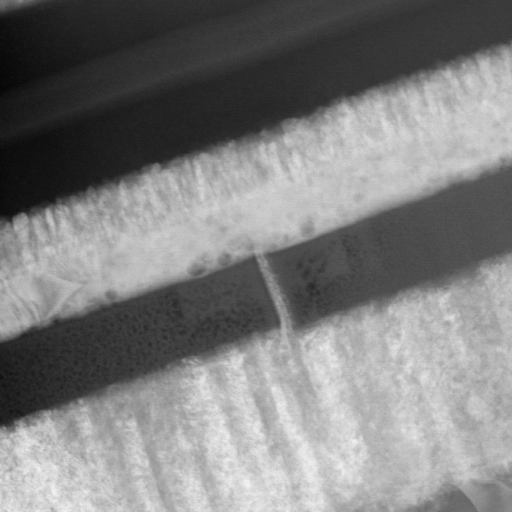
#> input picture figures/ADF-00011.png, 1024 x 1024 px (shown at 1/2 size)
$ python align_xcorr.py
#> lines starting #> are read from the running program, lines starting #| are printed output that depends on the picture
import pathlib
import numpy as np
import matplotlib.pyplot as plt
from skimage.registration import phase_cross_correlation
rootdir = pathlib.Path(__file__).parent
from skimage.io import imread
from scipy.fft import fftn, ifftn
from imageio.v3 import imwrite


crop = np.s_[450:850, 350:750]
shifty, shiftx = 40, 30
crop2 = np.s_[450 + shifty:850 + shifty, 350 + shiftx:750 + shiftx]
img1 = imread(rootdir / "ADF-00011.png", as_gray=True)[crop]
#> img1: shape (400, 400) float64; min 0.141, max 0.945, mean 0.54
img2 = imread(rootdir / "ADF-00011.png", as_gray=True)[crop2]
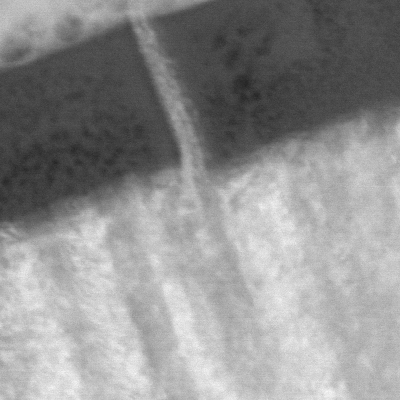
#> img2: shape (400, 400) float64; min 0.141, max 0.969, mean 0.566
# img2 = imread(rootdir / "ADF-00021.png", as_gray=True)[crop2]
shift, error, phasediff = phase_cross_correlation(img1, img2)
#> shift = [40, 30]; error = 1; phasediff = 7.34e-17
shift = tuple(int(s) for s in shift)
#> shift = (40, 30)

fig, (ax1, ax2) = plt.subplots(1, 2, figsize=(8, 4), dpi=180)
ax1.imshow(img1, cmap="gray")
ax2.imshow(img2, cmap="gray")

src_freq = fftn(img1)
target_freq = fftn(img2)

img1 -= img1.min()
img2 -= img2.min()
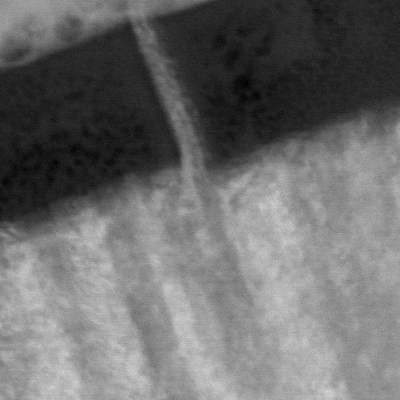
#> img2: shape (400, 400) float64; min 0, max 0.827, mean 0.425
img1 /= img1.max()
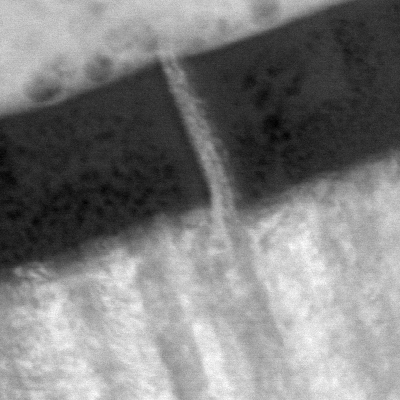
#> img1: shape (400, 400) float64; min 0, max 1, mean 0.496
img2 /= img2.max()
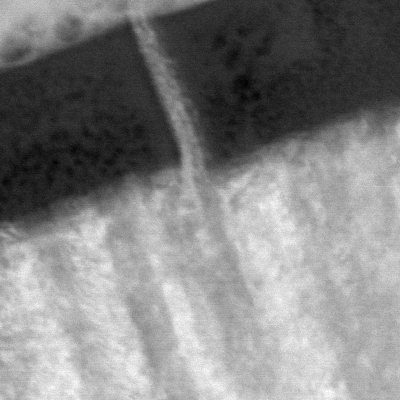
#> img2: shape (400, 400) float64; min 0, max 1, mean 0.513
img1 *= 255
img2 *= 255
imwrite(rootdir / "to-align.gif", [img1.astype(np.uint8), img2.astype(np.uint8)], fps=2, loop=0)

start = (237, 204)
end = tuple(a + b for a, b in zip(start, shift))
#> end = (277, 234)
# ax2.annotate("", xy=end[::-1], xytext=start[::-1], arrowprops=dict(facecolor='orange', shrink=0.05))

image_product = src_freq * target_freq.conj()
cross_correlation = np.abs(ifftn(image_product))
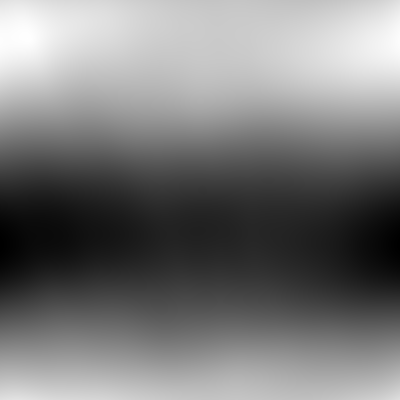
#> cross_correlation: shape (400, 400) float64; min 42747.6, max 55657.5, mean 48911.2; drawn with min black and max white
cross_correlation = np.fft.fftshift(cross_correlation)
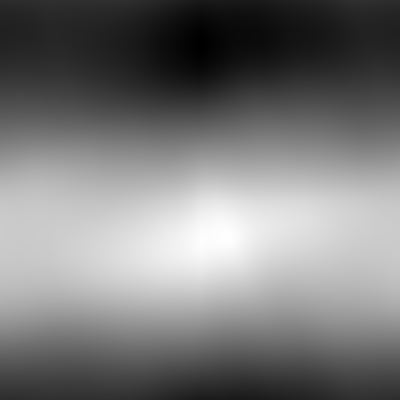
#> cross_correlation: shape (400, 400) float64; min 42747.6, max 55657.5, mean 48911.2; drawn with min black and max white
maxy, maxx = np.unravel_index(np.argmax(cross_correlation), cross_correlation.shape)
#> maxy = 238; maxx = 227

hh2, ww2 = np.asarray(cross_correlation.shape) / 2
#> hh2 = 200; ww2 = 200
fig, ax1 = plt.subplots(1, 1, figsize=(4.5, 4), dpi=180)
ax1.imshow(cross_correlation, cmap="gray", extent=(-ww2, ww2, hh2, -hh2))
ax1.plot(maxx-ww2, maxy-ww2, "o", color="red", label="Correlation max")
ax1.axhline(y=0, color="blue", linestyle="--", alpha=0.5, label="Zero shift")
ax1.axvline(x=0, color="blue", linestyle="--", alpha=0.5)
ax1.legend()
ax1.set_xlabel("X-shift (px)")
ax1.set_ylabel("Y-shift (px)")
fig.patch.set_alpha(0.)
plt.tight_layout(pad=0.5)
plt.savefig(rootdir / "xcorr-align.png", transparent=True)
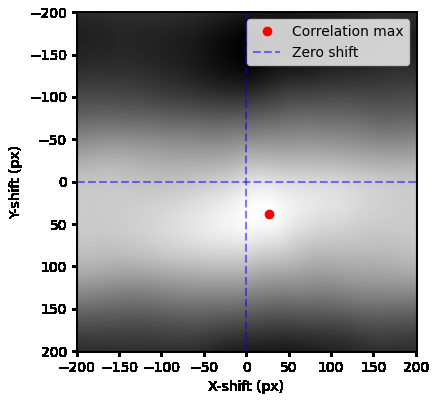
#> figure drawn by matplotlib, 1 panel
plt.show()

$ run again, with figures/ADF-00021.png copied over figures/ADF-00011.png
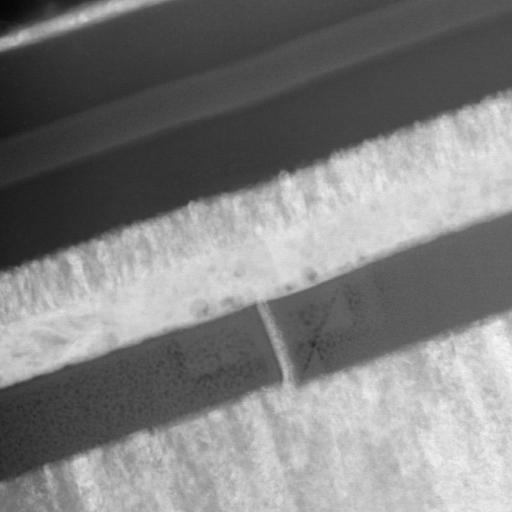
#> input picture figures/ADF-00021.png, 1024 x 1024 px (shown at 1/2 size)
#> `shift, error, phasediff = phase_cross_correlation(img1, img2)`: shift = [40, 30]; error = 1; phasediff = 8.86e-17
#> `shift = tuple(int(s) for s in shift)`: shift = (40, 30)
#> end = (277, 234)
#> `cross_correlation = np.fft.fftshift(cross_correlation)`:
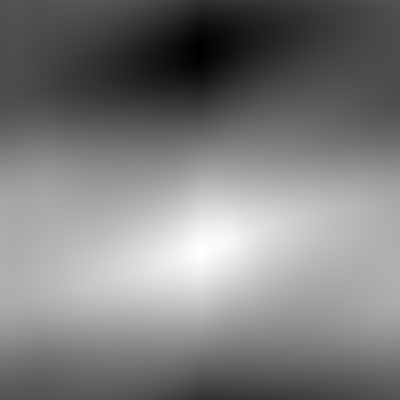
#> cross_correlation: shape (400, 400) float64; min 46909.7, max 59678.2, mean 53190.1; drawn with min black and max white
#> maxy = 250; maxx = 200
#> `plt.savefig(rootdir / "xcorr-align.png", transparent=True)`:
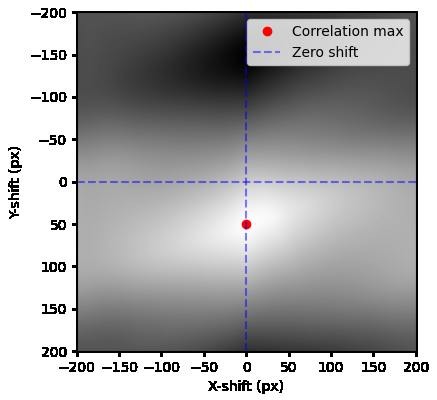
#> figure drawn by matplotlib, 1 panel
